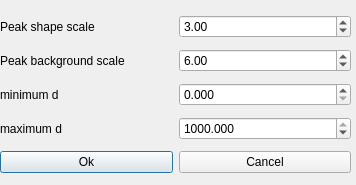
<?xml version="1.0" encoding="UTF-8"?>
<ui version="4.0">
 <class>DialogIntegrate</class>
 <widget class="QDialog" name="DialogIntegrate">
  <property name="geometry">
   <rect>
    <x>0</x>
    <y>0</y>
    <width>356</width>
    <height>185</height>
   </rect>
  </property>
  <property name="windowTitle">
   <string>nsxqt Peak Finder</string>
  </property>
  <property name="modal">
   <bool>false</bool>
  </property>
  <widget class="QWidget" name="gridLayoutWidget">
   <property name="geometry">
    <rect>
     <x>0</x>
     <y>10</y>
     <width>351</width>
     <height>170</height>
    </rect>
   </property>
   <layout class="QGridLayout" name="gridLayout">
    <item row="1" column="0">
     <widget class="QLabel" name="label">
      <property name="text">
       <string>Peak background scale</string>
      </property>
     </widget>
    </item>
    <item row="3" column="0">
     <widget class="QLabel" name="label_4">
      <property name="text">
       <string>maximum d</string>
      </property>
     </widget>
    </item>
    <item row="1" column="1">
     <widget class="QDoubleSpinBox" name="bkgScale">
      <property name="singleStep">
       <double>0.010000000000000</double>
      </property>
      <property name="value">
       <double>6.000000000000000</double>
      </property>
     </widget>
    </item>
    <item row="0" column="1">
     <widget class="QDoubleSpinBox" name="peakScale">
      <property name="singleStep">
       <double>0.010000000000000</double>
      </property>
      <property name="value">
       <double>3.000000000000000</double>
      </property>
     </widget>
    </item>
    <item row="0" column="0">
     <widget class="QLabel" name="label_2">
      <property name="text">
       <string>Peak shape scale</string>
      </property>
     </widget>
    </item>
    <item row="3" column="1">
     <widget class="QDoubleSpinBox" name="dMax">
      <property name="decimals">
       <number>3</number>
      </property>
      <property name="maximum">
       <double>1000.000000000000000</double>
      </property>
      <property name="singleStep">
       <double>0.001000000000000</double>
      </property>
      <property name="value">
       <double>1000.000000000000000</double>
      </property>
     </widget>
    </item>
    <item row="2" column="0">
     <widget class="QLabel" name="label_3">
      <property name="text">
       <string>minimum d</string>
      </property>
     </widget>
    </item>
    <item row="2" column="1">
     <widget class="QDoubleSpinBox" name="dMin">
      <property name="decimals">
       <number>3</number>
      </property>
      <property name="maximum">
       <double>1000.000000000000000</double>
      </property>
      <property name="singleStep">
       <double>0.001000000000000</double>
      </property>
     </widget>
    </item>
    <item row="4" column="0">
     <widget class="QPushButton" name="okButton">
      <property name="text">
       <string>Ok</string>
      </property>
     </widget>
    </item>
    <item row="4" column="1">
     <widget class="QPushButton" name="cancelButton">
      <property name="text">
       <string>Cancel</string>
      </property>
     </widget>
    </item>
   </layout>
  </widget>
 </widget>
 <resources/>
 <connections/>
</ui>
